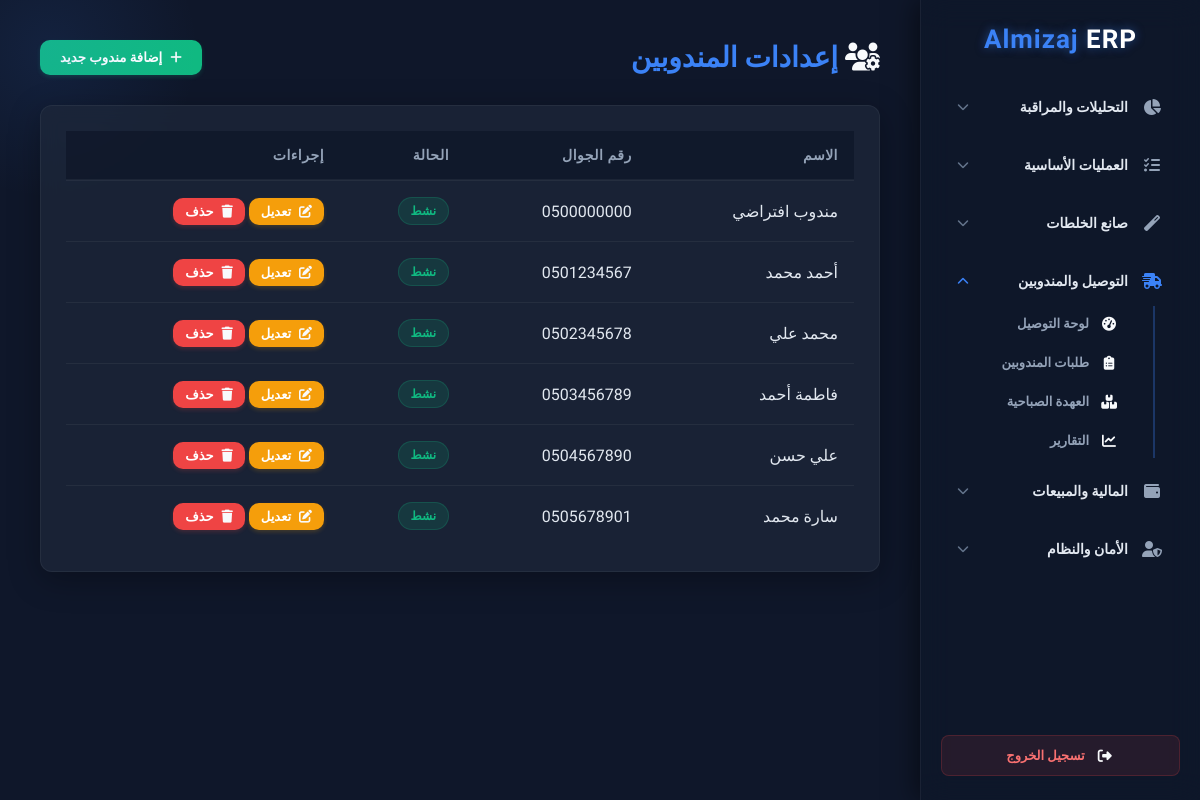
/admin/couriers, run on the app's committed database.
### src/backend/models/courier.py (models this page shows, shortened)
class Courier(db.Model):
    __tablename__ = 'couriers'
    id = db.Column(db.Integer, primary_key=True)
    name = db.Column(db.String(100), nullable=False)
    phone = db.Column(db.String(20), nullable=True)
    status = db.Column(db.Boolean, default=True)
    created_at = db.Column(db.DateTime, default=datetime.utcnow)
    orders = db.relationship('CourierOrder', backref='courier', lazy=True, cascade="all, delete-orphan")

### app/admin/couriers.py (the view)
@admin_bp.route('/couriers')
def couriers_list():
    couriers = Courier.query.all()
    return render_template('admin/couriers.html', couriers=couriers, title='إدارة المندوبين')

### app/admin/__init__.py (called while the page is built)
@admin_bp.context_processor
def inject_notifications():
    from app.models import Notification
    try:
        unread_count = Notification.query.filter_by(is_read=False).count()
        return dict(unread_count=unread_count)
    except:
        return dict(unread_count=0)

### app/templates/admin/couriers.html (shortened to what this page needs)
{% extends 'base.html' %}
{% block content %}
<div style="display: flex; justify-content: space-between; align-items: center; margin-bottom: 30px;">
    <h1 style="color: #3b82f6; font-size: 28px;"><i class="fas fa-users-cog"></i> إعدادات المندوبين</h1>
    <button class="btn btn-success" onclick="openAddModal()"><i class="fas fa-plus"></i> إضافة مندوب جديد</button>
</div>
<div class="card table-container">
    <table>
        <thead>
            <tr>
                <th>الاسم</th>
                <th>رقم الجوال</th>
                <th>الحالة</th>
                <th>إجراءات</th>
            </tr>
        </thead>
        <tbody>
            {% for c in couriers %}
            <tr>
                <td>{{ c.name }}</td>
                <td style="direction: ltr; text-align: right;">{{ c.phone or '---' }}</td>
                <td>
                    {% if c.status %}
                        <span class="badge badge-success">نشط</span>
                    {% else %}
                        <span class="badge badge-danger">غير نشط</span>
                    {% endif %}
                </td>
                <td>
                    <button type="button" class="btn btn-warning" style="padding: 6px 12px; font-size: 13px;" data-id="{{ c.id }}" data-name="{{ c.name }}" data-phone="{{ c.phone }}" data-status="{{ c.status }}" onclick="openEditModal(this.dataset.id, this.dataset.name, this.dataset.phone, this.dataset.status === 'True')"><i class="fas fa-edit"></i> تعديل</button>
                    <form action="{{ url_for('admin.delete_courier', id=c.id) }}" method="POST" style="display:inline;">
                        <button type="submit" class="btn btn-danger" style="padding: 6px 12px; font-size: 13px;" onclick="return confirm('هل أنت متأكد من حذف هذا المندوب؟')"><i class="fas fa-trash"></i> حذف</button>
                    </form>
                </td>
            </tr>
            {% else %}
            <tr><td colspan="4" style="text-align:center; padding: 20px;">لا يوجد مندوبين مسجلين بعد.</td></tr>
            {% endfor %}
        </tbody>
    </table>
</div>
{% endblock %}

### app/templates/base.html (shortened to what this page needs)
<!DOCTYPE html>
<html lang="ar">
<head>
    <link rel="stylesheet" href="https://cdnjs.cloudflare.com/ajax/libs/font-awesome/6.4.0/css/all.min.css">
</head>
<body>
    <div class="sidebar">
        <h2>Almizaj <span style="color:white;">ERP</span></h2>
        {% set p = request.path %}
        {% set sec_analytics = (p == '/admin/' or p == '/admin/notifications') %}
        {% set sec_operations = (p == '/admin/orders' or p == '/admin/products' or p == '/admin/users' or p.startswith('/admin/ads') or p == '/admin/carts') %}
        {% set sec_mix = p.startswith('/admin/mixes') %}
        {% set sec_delivery = ('/admin/delivery' in p or p == '/admin/courier_orders' or p == '/admin/couriers' or p == '/admin/courier_reports') %}
        {% set sec_finance = (p == '/admin/payments' or p == '/admin/accounting' or p.startswith('/admin/coupons')) %}
        {% set sec_system = (p == '/admin/system') %}
        <div class="nav-item">
            <button class="dropdown-toggle {{ 'open' if sec_analytics else '' }}">
                <i class="fas fa-chart-pie"></i> التحليلات والمراقبة <i class="fas fa-chevron-down toggle-icon"></i>
            </button>
        </div>
        <div class="nav-item">
            <button class="dropdown-toggle {{ 'open' if sec_operations else '' }}">
                <i class="fas fa-tasks"></i> العمليات الأساسية <i class="fas fa-chevron-down toggle-icon"></i>
            </button>
        </div>
        <div class="nav-item">
            <button class="dropdown-toggle {{ 'open' if sec_mix else '' }}">
                <i class="fas fa-magic"></i> صانع الخلطات <i class="fas fa-chevron-down toggle-icon"></i>
            </button>
        </div>
        <div class="nav-item">
            <button class="dropdown-toggle {{ 'open' if sec_delivery else '' }}">
                <i class="fas fa-truck-fast"></i> التوصيل والمندوبين <i class="fas fa-chevron-down toggle-icon"></i>
            </button>
            <div class="nav-dropdown" {% if sec_delivery %}style="max-height:350px"{% endif %}>
                <a href="{{ url_for('admin.delivery_page') }}" class="nav-btn {% if '/admin/delivery' in p %}active{% endif %}">
                    <i class="fas fa-gauge-high"></i> لوحة التوصيل
                </a>
                <a href="{{ url_for('admin.courier_orders_list') }}" class="nav-btn {% if p == '/admin/courier_orders' %}active{% endif %}">
                    <i class="fas fa-clipboard-list"></i> طلبات المندوبين
                </a>
                <a href="{{ url_for('admin.courier_orders_list') }}#inventory" class="nav-btn" onclick="setTimeout(() => openInventoryModal(), 500)">
                    <i class="fas fa-boxes-stacked"></i> العهدة الصباحية
                </a>
                <a href="{{ url_for('admin.courier_reports') }}" class="nav-btn {% if p == '/admin/courier_reports' %}active{% endif %}">
                    <i class="fas fa-chart-line"></i> التقارير
                </a>
            </div>
        </div>
        <div class="nav-item">
            <button class="dropdown-toggle {{ 'open' if sec_finance else '' }}">
                <i class="fas fa-wallet"></i> المالية والمبيعات <i class="fas fa-chevron-down toggle-icon"></i>
            </button>
        </div>
        <div class="nav-item">
            <button class="dropdown-toggle {{ 'open' if sec_system else '' }}">
                <i class="fas fa-user-shield"></i> الأمان والنظام <i class="fas fa-chevron-down toggle-icon"></i>
            </button>
        </div>
        <div style="flex:1;"></div>
        <a href="{{ url_for('admin.logout') }}" class="nav-btn" style="color:#f87171; justify-content:center; background:rgba(239,68,68,0.1); border:1px solid rgba(239,68,68,0.2); padding:12px;">
            <i class="fas fa-sign-out-alt"></i> تسجيل الخروج
        </a>
    </div>
    <div class="main-content">
        {% block content %}{% endblock %}
    </div>
</body>
</html>

### app/templates/base.html (style rules this page uses)
* { margin:0; padding:0; box-sizing:border-box; font-family:'Tajawal', sans-serif; direction:rtl; color:#f8fafc; }
body { background: #0f172a; display:flex; height:100vh; overflow:hidden; }
.sidebar { width: 280px; background: rgba(15, 23, 42, 0.65); backdrop-filter: blur(15px); -webkit-backdrop-filter: blur(15px); padding: 24px 20px; border-left: 1px solid rgba(255,255,255,0.05); display:flex; flex-direction:column; gap:8px; box-shadow: -4px 0 25px rgba(0,0,0,0.5); z-index: 10; overflow-y:auto; }
.sidebar h2 { color: #3b82f6; text-align:center; margin-bottom: 25px; font-weight:900; letter-spacing: 1px; font-size: 26px; text-shadow: 0 0 10px rgba(59,130,246,0.5); }
.nav-item { margin-bottom: 5px; }
.dropdown-toggle { width: 100%; text-align: right; background: transparent; border: none; color: #e2e8f0; padding: 12px 16px; font-weight: 700; font-size: 14px; border-radius: 12px; cursor: pointer; display: flex; align-items: center; gap: 12px; transition: all 0.3s ease; }
.dropdown-toggle i:first-child { font-size: 16px; width: 24px; text-align: center; color: #94a3b8; }
.dropdown-toggle.open i:first-child { color: #3b82f6; }
.toggle-icon { margin-right: auto; transition: transform 0.3s ease; font-size: 12px; color: #64748b; }
.dropdown-toggle.open .toggle-icon { transform: rotate(180deg); color: #3b82f6; }
.nav-dropdown { max-height: 0; overflow: hidden; transition: max-height 0.3s ease-out; display: flex; flex-direction: column; gap: 4px; padding-right: 20px; border-right: 2px solid rgba(59,130,246,0.3); margin-right: 25px; margin-top: 5px; }
.nav-btn { padding: 10px 14px; background: transparent; border: none; color: #94a3b8; text-decoration:none; display:flex; align-items:center; gap: 10px; font-weight:600; border-radius:8px; transition:all 0.3s ease; font-size: 13px; }
.nav-btn i { font-size: 14px; width: 20px; text-align: center; }
.main-content { flex: 1; padding: 40px; overflow-y: auto; background: #0f172a; position: relative; }
.main-content::before { content: ''; position: absolute; top: -100px; left: -100px; width: 300px; height: 300px; background: radial-gradient(circle, rgba(59,130,246,0.1) 0%, transparent 70%); z-index: 0; pointer-events: none; }
.card { background: rgba(30,41,59,0.7); backdrop-filter: blur(10px); -webkit-backdrop-filter: blur(10px); padding: 25px; border-radius: 20px; border: 1px solid rgba(255,255,255,0.05); margin-bottom:24px; box-shadow: 0 8px 32px 0 rgba(0,0,0,0.3); transition: transform 0.2s; position: relative; z-index: 1; }
.table-container { overflow-x: auto; border-radius: 12px; border: 1px solid rgba(255,255,255,0.05); }
table { width: 100%; border-collapse: collapse; background: transparent; }
th { background: rgba(15,23,42,0.8); padding: 16px; text-align: right; color: #94a3b8; font-weight: 700; font-size: 14px; text-transform: uppercase; letter-spacing: 0.5px; border-bottom: 2px solid rgba(255,255,255,0.05); }
td { padding: 16px; text-align: right; border-bottom: 1px solid rgba(255,255,255,0.05); color: #e2e8f0; vertical-align: middle; }
tr:last-child td { border-bottom: none; }
.btn { background: #3b82f6; color: white; padding: 10px 20px; border:none; border-radius:10px; cursor:pointer; font-weight:bold; transition:all 0.2s ease; display: inline-flex; align-items: center; justify-content: center; gap: 8px; box-shadow: 0 2px 4px rgba(59,130,246,0.2); }
.btn-danger { background: #ef4444; box-shadow: 0 2px 4px rgba(239,68,68,0.2); }
.btn-success { background: #10b981; box-shadow: 0 2px 4px rgba(16,185,129,0.2); }
.btn-warning { background: #f59e0b; box-shadow: 0 2px 4px rgba(245,158,11,0.2); }
.badge { padding: 6px 12px; border-radius: 20px; font-size: 12px; font-weight: bold; display: inline-block; }
.badge-success { background: rgba(16,185,129,0.15); color: #10b981; border: 1px solid rgba(16,185,129,0.2); }

### data on the page
Courier: name "مندوب افتراضي", phone "0500000000", status "نشط"
Courier: name "أحمد محمد", phone "0501234567", status "نشط"
Courier: name "محمد علي", phone "0502345678", status "نشط"
Courier: name "فاطمة أحمد", phone "0503456789", status "نشط"
Courier: name "علي حسن", phone "0504567890", status "نشط"
Courier: name "سارة محمد", phone "0505678901", status "نشط"
